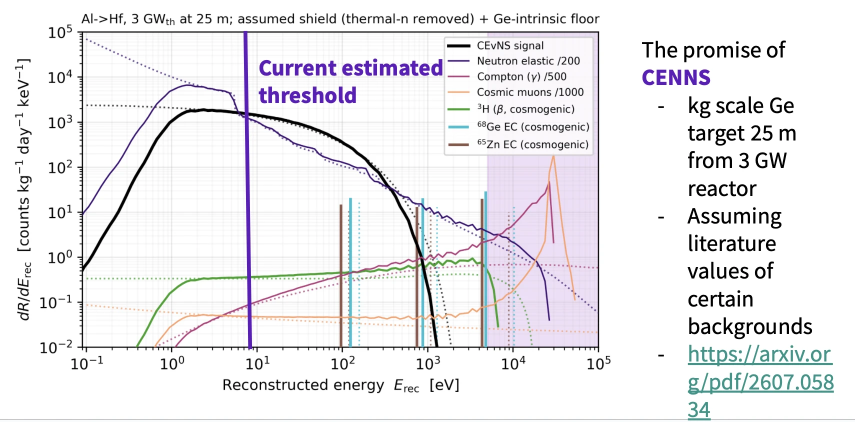
#> input picture data/ge_substrate/background_spectrum_2607.05834.webp, 1710 x 844 px (shown at 1/2 size)
$ python ge_substrate_limit.py
#> lines starting #> are read from the running program, lines starting #| are printed output that depends on the picture; after the words box and inside, x2 and y2 are one past the last pixel; in counts of white or black regions, pixels touching at a corner belong together
"""What-if: heavy-mediator DM-nucleus sensitivity of a Ge SUBSTRATE search, 0.5 eV threshold, reactor-site background.

Exploratory only (not in the EXP statement). Notes and results: notebooks/ge_substrate_dm_limit.ipynb. Run in conda straxion (DarkELF needs its numpy/scipy):
    /opt/anaconda3/envs/straxion/bin/python scripts/ge_substrate_limit.py [threshold_eV]   (default 0.5; 5 -> *_5eV files)
0.5 eV: 90% CL curves for 1 kg day / 1 kg yr (+ S = B in the wide plot). Any other threshold: S = B only
(signal rate in ROI = background rate in ROI, exposure-independent, the QPD convention), plotted against the
0.5 eV S = B curve; run the 0.5 eV case first.

Background: neutron-elastic curve only (solid = reconstructed, trigger-weighted), taken AS PLOTTED, i.e. the
assumed-shield scenario: '/200' in the legend is the assumed neutron-shield suppression factor of the qpd_potential
paper, not a plotting scale (x200 would give the unshielded surface-wafer rate). Digitized from
background_spectrum_2607.05834.webp (a slide plot citing arXiv:2607.05834; the paper itself has no sub-keV
tables). Signal and background both integrated over the fixed ROI threshold - 1 keV.
Signal: DarkELF Ge multiphonon (incl. impulse approximation), same halo as the QPD panel; the single coherent
phonon term is zero above the 37 meV Ge optical phonon, so it is not needed at a 0.5 eV threshold.
Limit: background-limited counting, 90% CL expected (one-sided), N_90 = 1.2816 sqrt(B) (B >> 1 here);
efficiency 50% on signal only (as in the QPD panel); exposures 1 kg day and 1 kg yr; sigma scales as 1/sqrt(exposure).
"""
import contextlib
import io
import os
import sys
import warnings

import numpy as np
import pandas as pd
from PIL import Image
from scipy import ndimage

ROOT = os.path.abspath(os.path.join(os.path.dirname(__file__), '..'))
DATA = os.path.join(ROOT, 'data', 'ge_substrate')  # inputs + derived CSVs
FIGS = os.path.join(ROOT, 'figs', 'ge_substrate')
QD = os.path.join(DATA, 'qpd_reference')  # QPD / existing-limit curves of EXP Fig 1(b), copied from QMIT
DARKELF_ROOT = '/Users/lanqingyuan/Documents/GitHub/DarkELF'
E_THR = float(sys.argv[1]) if len(sys.argv) > 1 else 0.5  # eV
E_MAX = 1000.0  # eV, ROI upper edge
SUF = '' if E_THR == 0.5 else f'_{E_THR:g}eV'  # 0.5 eV outputs keep their original names
EFF = 0.5
Z90 = 1.2816
SIGMA_REF = 1e-25
EXPOSURES = {"1 kg day": 1.0, "1 kg yr": 365.25}  # kg day

# ---------------- 1. digitize the neutron-elastic (solid) curve ----------------
# Axis calibration from the major tick marks of the webp (pixels): x 172.5 -> 1e-1 eV ... 1196.5 -> 1e5 eV;
# y 63.5 -> 1e5 ... 693.5 -> 1e-2 counts/(kg day keV).
X0, XPD = 172.5, (1196.5 - 172.5) / 6
Y0, YPD = 63.5, (693.5 - 63.5) / 7
NEUTRON_RGB = (65, 38, 106)
SCALE = 1  # plotted curve = shielded background (neutron suppression 200 already applied); 200 -> unshielded


def digitize():
    a = np.array(Image.open(os.path.join(DATA, 'background_spectrum_2607.05834.webp')).convert('RGB')).astype(int)
    m = np.sqrt(((a - NEUTRON_RGB) ** 2).sum(2)) < 35
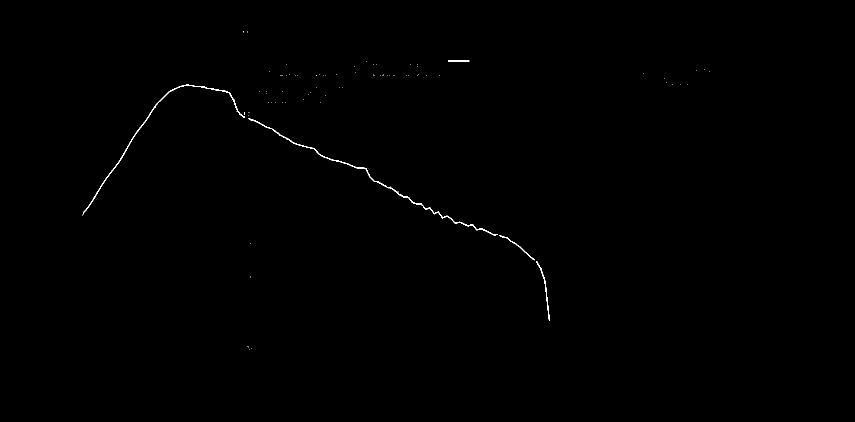
#> m: shape (844, 1710) bool (shown at 1/2 size); 0.2% white in thin lines or dots, all inside (x1, y1, x2, y2) = (165, 62, 1419, 699)
    m[:66], m[692:], m[:, :167], m[:, 1195:] = 0, 0, 0, 0
#> m: shape (844, 1710) bool; 0.2% white in thin lines or dots, all inside (x1, y1, x2, y2) = (167, 121, 1100, 641)
    m[60:320, 885:1190] = 0  # legend
#> m: shape (844, 1710) bool; 0.19% white in thin lines or dots, all inside (x1, y1, x2, y2) = (167, 122, 1100, 641)
    lab, _ = ndimage.label(m, structure=np.ones((3, 3)))
#> lab: shape (844, 1710) int32; 59 distinct labels, from 0 to 58
    sizes = ndimage.sum(m, lab, range(1, lab.max() + 1))
#> sizes = 58 values, max 1254 at index 53, min 1 at index 0, mean 47.74
    m = np.isin(lab, 1 + np.where(sizes > 100)[0])  # drop dotted-line dots, keep long solid segments
#> m: shape (844, 1710) bool; 0.19% white in thin lines or dots, all inside (x1, y1, x2, y2) = (167, 169, 1100, 641)
    # track the solid line column by column from the left edge (only the solid curve is near y~430 there);
    # at the crossing with the dotted 'true' spectrum, follow the linear extrapolation of the last points
    xs, ys = [], []
    for x in range(167, 1100):
        col = np.where(m[:, x])[0]
        if not len(col):
            continue
        groups = np.split(col, np.where(np.diff(col) > 2)[0] + 1)
        cy = np.array([g.mean() for g in groups])
        if len(ys) < 5:
            guess = ys[-1] if ys else 429
        else:
            p = np.polyfit(xs[-5:], ys[-5:], 1)
            guess = np.polyval(p, x)
        j = np.argmin(abs(cy - guess))
        if abs(cy[j] - guess) < 8:
            xs.append(x)
            ys.append(cy[j])
#> this loop made 933 passes
#> (groups, cy, p, guess) on passes 6 to 17: ([[417, 418, 419, 420]], [418.5], [-1.1, 608], 418.8), ([[416, 417, 418]], [417], [-1.1, 607.9], 417.6), ([[415, 416, 417]], [416], [-1.25, 633.4], 416), ([[414, 415, 416]], [415], [-1.3, 642.1], 414.6), ([[413, 414, 415]], [414], [-1.25, 633.6], 413.5), ([[411, 412, 413, 414]], [412.5], [-1.1, 607.5], 412.8), ([[410, 411, 412]], [411], [-1.1, 607.4], 411.6), ([[408, 409, 410, 411]], [409.5], [-1.25, 633.7], 409.9), ([[407, 408, 409]], [408], [-1.4, 660.2], 408.2), ([[405, 406, 407, 408]], [406.5], [-1.5, 678], 406.5), ([[403, 404, 405, 406]], [404.5], [-1.5, 678], 405), ([[402, 403, 404, 405]], [403.5], [-1.6, 695.9], 403.1)
#> (groups, cy, guess) on passes 2 to 5: ([[422, 423, 424]], [423], 424.5), ([[421, 422, 423]], [422], 423), ([[420, 421, 422]], [421], 422), ([[419, 420, 421]], [420], 421)
#> after the loop, xs = 920 values from 167 to 1099; ys = 920 values, max 639 at index 919, min 169.5 at index 205, mean 334.9
    xs, ys = np.array(xs), np.array(ys)
    E = 10 ** ((xs - X0) / XPD - 1)
#> E = 920 values from 0.0928 to 26835.6
    R = 10 ** (5 - (ys - Y0) / YPD) * SCALE
#> R = 920 values, max 6640.8 at index 205, min 0.0403 at index 919, mean 1089.5
    egrid = np.geomspace(E_THR, E_MAX, 141)  # 40 points/decade
    rgrid = 10 ** np.interp(np.log10(egrid), np.log10(E), np.log10(R))
#> rgrid = 141 values, max 6640.8 at index 20, min 11.51 at index 139, mean 1733.4
    out = os.path.join(DATA, f'neutron_elastic_bkg_digitized{SUF}.csv')
    np.savetxt(out, np.c_[egrid, rgrid], delimiter=',', fmt='%.5e',
               header='E_rec_eV,dRdE_counts_per_kg_day_keV  neutron elastic, SOLID (reconstructed) curve as plotted '
                      '= assumed shield (n suppression 200); digitized from background_spectrum_2607.05834.webp, ROI ' + f'{E_THR:g} eV-1 keV')
    return egrid, rgrid, (E, R)


# ---------------- 2. DarkELF Ge signal ----------------
def ge_rates(masses):
    """Signal counts/(kg day) in [E_THR, E_MAX] at sigma_n = SIGMA_REF (no efficiency)."""
    cache = os.path.join(DATA, f'ge_rate_per_kg_day{SUF}.csv')
    if os.path.exists(cache):
        c = np.loadtxt(cache, delimiter=',')
        if len(c) == len(masses) and np.allclose(c[:, 0], masses):
            return c[:, 1]
    sys.path.insert(0, DARKELF_ROOT)
    warnings.filterwarnings('ignore')
    from darkelf import darkelf
    with contextlib.redirect_stdout(io.StringIO()):
        ge = darkelf(target='Ge', vesckms=544, vekms=240, v0kms=238)
    ge.rhoX = 0.45e9
    w = np.geomspace(E_THR, E_MAX, 600)
    per_kg_day = 1 / 365.25  # DarkELF rates are events/kg/yr/eV
    rate = []
    for mMeV in masses:
        ge.update_params(mX=mMeV * 1e6, mediator='massive')
        dr = np.array([ge._dR_domega_multiphonons_SI(x, sigman=SIGMA_REF) for x in w]) * per_kg_day
        rate.append(np.trapezoid(dr, w))
    rate = np.array(rate)
    np.savetxt(cache, np.c_[masses, rate], delimiter=',',
               header=f'm_MeV,counts_per_kg_day in [{E_THR},{E_MAX}] eV at sigma_n={SIGMA_REF} cm^2 '
                      '(DarkELF Ge multiphonon SI, massive mediator, no efficiency)')
    return rate


# ---------------- 3. QPD reference curves (identical to exp_fig1.py panel b) ----------------
# [30 lines left out: functions qpd_curves, style, not called in this run]


if __name__ == '__main__':
    os.makedirs(FIGS, exist_ok=True)
    egrid, rgrid, raw = digitize()
#> egrid = 141 values from 0.5 to 1000
    B_per_kg_day = np.trapezoid(rgrid / 1e3, egrid)  # counts/(kg day) in ROI
#> B_per_kg_day = 83.61
    masses = np.geomspace(0.1, 100, 121)
#> (the run stopped early here; a loop or call above may not have finished)
